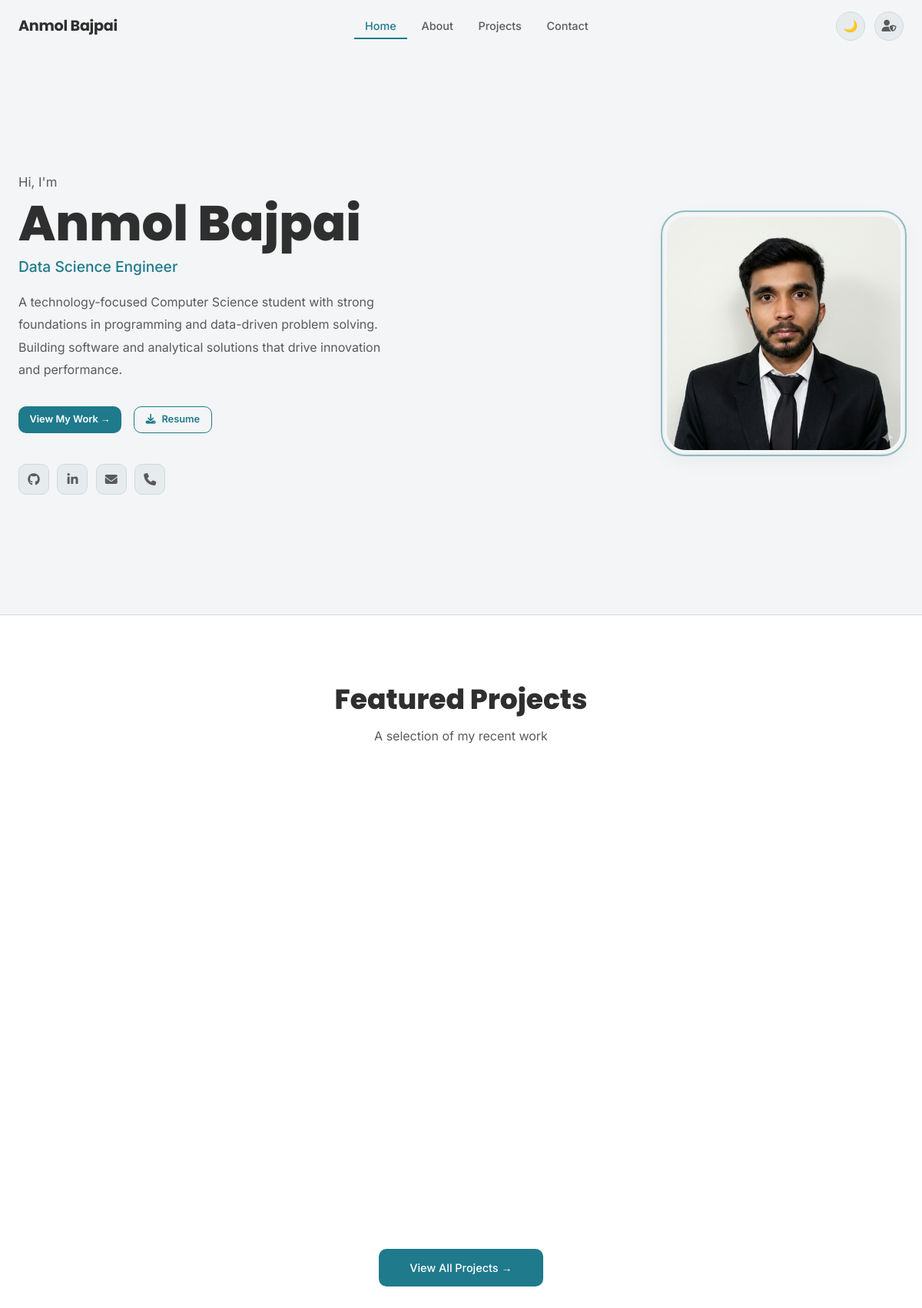
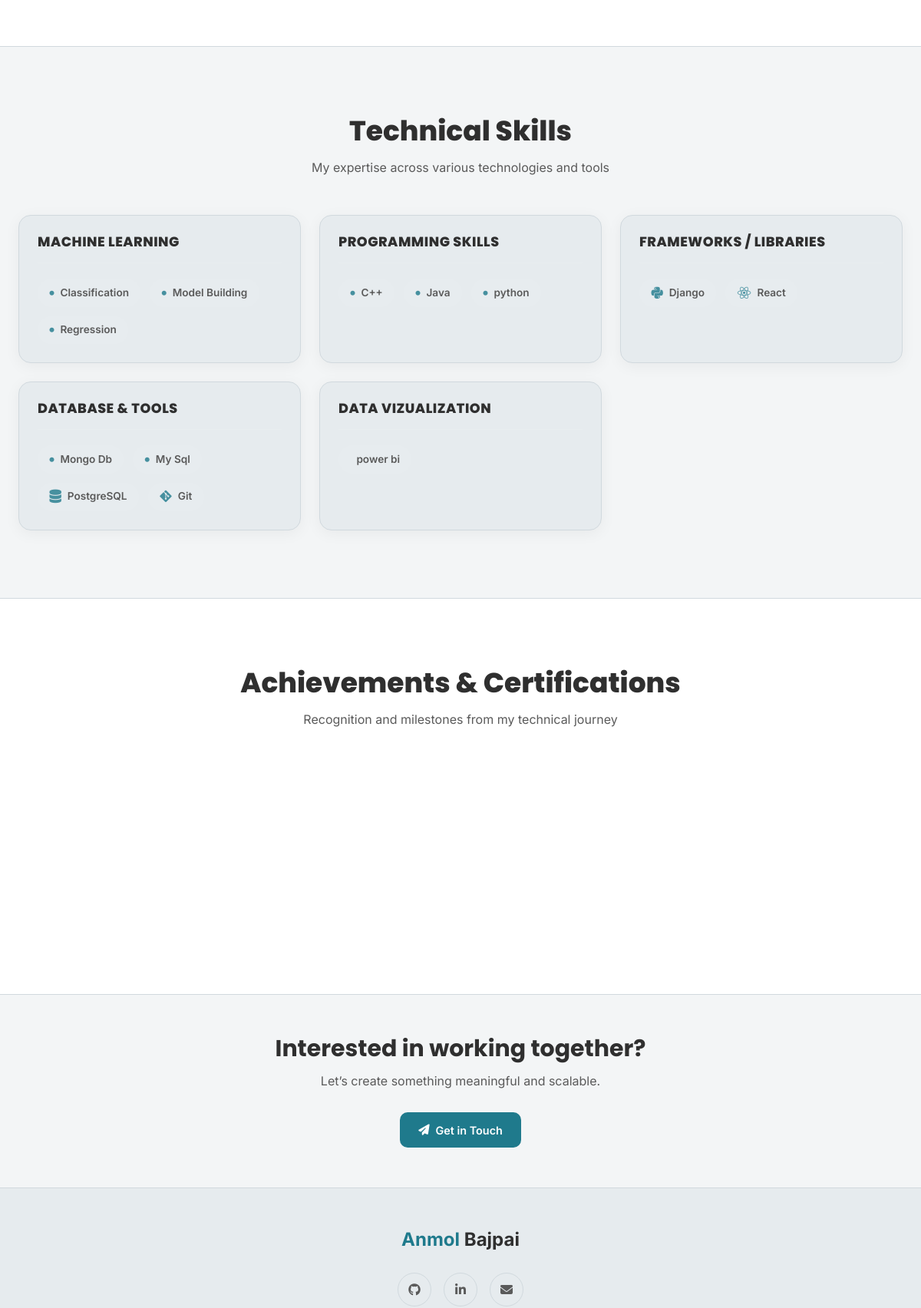
The app's page / (signed in, upper part) with its own data (2 pictures, top to bottom).
### accounts_app/models.py (models this page shows, shortened)
class Profile(models.Model):
    user = models.OneToOneField(User, on_delete=models.CASCADE)
    name = models.CharField(max_length=150)
    bio = models.TextField(help_text="Short bio for the hero section")
    about_bio = models.TextField(
        blank=True,
        help_text="Extended bio for the About page"
    )
    profile_image = models.ImageField(
        upload_to='profile_images/', blank=True, null=True
    )
    skills = models.TextField(
        help_text="Comma-separated skills (legacy field)",
        blank=True
    )
    github_url = models.URLField(blank=True, null=True)
    linkedin_url = models.URLField(blank=True, null=True)
    email_contact = models.EmailField(blank=True, null=True)
    role = models.CharField(
        max_length=200,
        default="Full Stack Developer",
        help_text="Comma-separated roles for animated hero section (e.g. Backend Dev, Data Scientist)"
    )
    resume = models.URLField(
        blank=True, null=True,
        help_text="Paste your Google Drive share link (e.g. https://drive.google.com/file/d/.../view). Visitors will be able to view and download the PDF."
    )
    @property
    def resume_download_url(self):
        if not self.resume:
            return None
        match = re.search(r'/file/d/([a-zA-Z0-9_-]+)', self.resume)
        if match:
            file_id = match.group(1)
            return f'https://drive.google.com/uc?export=download&id={file_id}'
        return self.resume

### skills_app/models.py (models this page shows, shortened)
class SkillCategory(models.Model):
    name = models.CharField(max_length=100)
    slug = models.SlugField(unique=True, blank=True)
    order = models.IntegerField(default=0)
    created_at = models.DateTimeField(auto_now_add=True)
    class Meta:
        ordering = ['order', 'name']
        verbose_name_plural = 'Skill Categories'

class Skill(models.Model):
    category = models.ForeignKey(SkillCategory, related_name='skills', on_delete=models.CASCADE)
    name = models.CharField(max_length=100)
    icon_class = models.CharField(max_length=100, blank=True, help_text='FontAwesome icon class, e.g., "fa-brands fa-python"')
    order = models.PositiveIntegerField(default=0)
    created_at = models.DateTimeField(auto_now_add=True)
    class Meta:
        ordering = ['order', 'name']

### accounts_app/views.py (the view)
# urls.py: path('', views.home_view, name='home'),
def home_view(request):
    profile = Profile.objects.first() or None
    featured_projects = Project.objects.order_by('-created_date')[:3]
    categories = SkillCategory.objects.prefetch_related('skills').all()
    achievements = Achievement.objects.all()[:6]
    context = {
        'profile': profile,
        'featured_projects': featured_projects,
        'categories': categories,
        'achievements': achievements,
    }
    return render(request, 'home.html', context)

### portfolio_site/context_processors.py (called while the page is built)
def portfolio_profile(request):
    try:
        profile = Profile.objects.first()
    except Exception:
        profile = None
    return {'profile': profile}

### projects_app/models.py (called while the page is built)
    def get_tech_list(self):
        return [t.strip() for t in self.tech_stack.split(',') if t.strip()]

### templates/home.html (shortened to what this page needs)
{% extends "base.html" %}
{% load static %}
{% block content %}
<section class="hero">
    <div class="container hero-container">
        <div class="hero-flex">
            <div class="hero-text">
                <div class="hero-greeting animate-fade-up">Hi, I'm</div>
                <h1 class="hero-name animate-fade-up-delay-1">
                    {% if profile %}{{ profile.name }}{% else %}Your Name{% endif %}
                </h1>
                <div class="hero-role animate-fade-up-delay-1"
                    style="min-height: 2em; display:flex; align-items:flex-start;">
                    {% if profile %}
                    <span id="animated-role" data-roles="{{ profile.role }}">
                    </span>
                    {% else %}
                    <span id="animated-role" data-roles="Backend Django Developer">
                        Backend Django Developer
                    </span>
                    {% endif %}
                </div>
                <p class="hero-bio animate-fade-up-delay-2">
                    {% if profile %}
                    {{ profile.bio }}
                    {% else %}
                    Building scalable, production-ready applications with Django, PostgreSQL, and REST APIs.
                    {% endif %}
                </p>
                <div class="hero-actions animate-fade-up-delay-2">
                    <a href="{% url 'projects:list' %}" class="btn btn-primary btn-sm">
                        View My Work &rarr;
                    </a>
                    {% if profile and profile.resume %}
                    <a href="{{ profile.resume_download_url }}" class="btn btn-outline btn-sm" target="_blank"
                        rel="noopener" download>
                        <i class="fa-solid fa-download"></i> Resume
                    </a>
                    {% else %}
                    <span class="btn btn-outline btn-sm btn-disabled" title="Resume not yet uploaded">
                        <i class="fa-solid fa-download"></i> Resume
                    </span>
                    {% endif %}
                </div>
                <div class="social-links animate-fade-up-delay-3">
                    {% if profile %}
                    {% if profile.github_url %}
                    <a href="{{ profile.github_url }}" class="social-link" target="_blank" rel="noopener" title="GitHub"
                        aria-label="GitHub">
                        <i class="fa-brands fa-github"></i>
                    </a>
                    {% else %}
                    <a href="#" class="social-link" title="GitHub" aria-label="GitHub">
                        <i class="fa-brands fa-github"></i>
                    </a>
                    {% endif %}
                    {% if profile.linkedin_url %}
                    <a href="{{ profile.linkedin_url }}" class="social-link" target="_blank" rel="noopener"
                        title="LinkedIn" aria-label="LinkedIn">
                        <i class="fa-brands fa-linkedin-in"></i>
                    </a>
                    {% else %}
                    <a href="#" class="social-link" title="LinkedIn" aria-label="LinkedIn">
                        <i class="fa-brands fa-linkedin-in"></i>
                    </a>
                    {% endif %}
                    {% if profile.email_contact %}
                    <a href="mailto:{{ profile.email_contact }}" class="social-link" title="Email" aria-label="Email">
                        <i class="fa-solid fa-envelope"></i>
                    </a>
                    {% endif %}
                    {% else %}
                    <a href="#" class="social-link" aria-label="GitHub"><i class="fa-brands fa-github"></i></a>
                    <a href="#" class="social-link" aria-label="LinkedIn"><i class="fa-brands fa-linkedin-in"></i></a>
                    {% endif %}
                    <a href="{% url 'contact' %}" class="social-link" title="Contact Me" aria-label="Contact">
                        <i class="fa-solid fa-phone"></i>
                    </a>
                </div>
            </div>
            <div class="hero-image-wrap animate-fade-up">
                <div class="hero-image-container">
                    {% if profile and profile.profile_image %}
                    <img src="{{ profile.profile_image.url }}" alt="{{ profile.name }}" class="hero-image" />
                    {% else %}
                    <div class="hero-image-placeholder"><i class="fa-solid fa-user"></i></div>
                    {% endif %}
                </div>
            </div>
        </div>
    </div>
</section>
{% if featured_projects %}
<section class="section featured-projects-section" id="projects">
    <div class="container">
        <div class="section-header text-center" style="margin-bottom: 3.5rem;">
            <h2 class="section-title">Featured Projects</h2>
            <p class="section-sub" style="margin: 0 auto;">A selection of my recent work</p>
        </div>
        <div class="project-card-grid">
        </div>
        <div class="text-center" style="margin-top: 3.5rem;">
            <a href="{% url 'projects:list' %}" class="btn btn-primary"
                style="padding: 0.8rem 2.5rem; font-weight: 500;">
                View All Projects &rarr;
            </a>
        </div>
    </div>
</section>
{% endif %}
{% if categories %}
<section class="section skills-section" id="skills">
    <div class="container">
        <div class="section-header text-center">
            <h2 class="section-title">Technical Skills</h2>
            <p class="section-sub" style="margin: 0 auto;">My expertise across various technologies and tools</p>
        </div>
        <div class="skills-grid">
            {% for category in categories %}
            <div class="skill-category-box">
                <h3 class="skill-category-title">{{ category.name }}</h3>
                <div class="skill-badges">
                    {% for skill in category.skills.all %}
                    <span class="skill-badge-pill">
                        {% if skill.icon_class %}
                        <i class="{{ skill.icon_class }}"></i>
                        {% else %}
                        <i class="fa-solid fa-circle skill-icon-fallback"></i>
                        {% endif %}
                        {{ skill.name }}
                    </span>
                    {% endfor %}
                </div>
            </div>
            {% endfor %}
        </div>
    </div>
</section>
{% endif %}
{% if achievements %}
<section class="section" id="achievements">
    <div class="container">
        <div class="section-header text-center">
            <h2 class="section-title">Achievements &amp; Certifications</h2>
            <p class="section-sub" style="margin:0 auto;">Recognition and milestones from my technical journey
            </p>
        </div>
        <div class="grid grid-3">
        </div>
    </div>
</section>
{% endif %}
<section class="section-sm cta-section">
    <div class="container text-center">
        <h2 class="cta-title">Interested in working together?</h2>
        <p class="cta-sub">Let’s create something meaningful and scalable.</p>
        <a href="{% url 'contact' %}" class="btn btn-primary btn-lg">
            <i class="fa-solid fa-paper-plane"></i> Get in Touch
        </a>
    </div>
</section>
{% endblock %}

### records on screen
Profile: name "Anmol Bajpai", bio "A technology-focused Computer Science student with strong foundations in programming and data-driven problem solving. Building software and analytical solutions that drive innovation and performance.", profile_image (picture)
SkillCategory: name "MACHINE LEARNING"
Skill: name "Classification"
Skill: name "Model Building"
Skill: name "Regression"
SkillCategory: name "PROGRAMMING SKILLS"
Skill: name "C++"
Skill: name "Java"
Skill: name "python"
SkillCategory: name "FRAMEWORKS / LIBRARIES"
Skill: name "Django"
Skill: name "React"
SkillCategory: name "DATABASE & TOOLS"
Skill: name "Mongo Db"
Skill: name "My Sql"
Skill: name "PostgreSQL"
Skill: name "Git"
SkillCategory: name "DATA VIZUALIZATION"
Skill: name "power bi"
